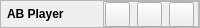
     <widget class="QFrame" name="topFrame">
      <property name="minimumSize">
       <size>
        <width>0</width>
        <height>28</height>
       </size>
      </property>
      <property name="maximumSize">
       <size>
        <width>16777215</width>
        <height>28</height>
       </size>
      </property>
      <property name="frameShape">
       <enum>QFrame::StyledPanel</enum>
      </property>
      <property name="frameShadow">
       <enum>QFrame::Raised</enum>
      </property>
      <layout class="QHBoxLayout" name="horizontalLayout_2">
       <property name="spacing">
        <number>0</number>
       </property>
       <property name="leftMargin">
        <number>6</number>
       </property>
       <property name="topMargin">
        <number>0</number>
       </property>
       <property name="rightMargin">
        <number>0</number>
       </property>
       <property name="bottomMargin">
        <number>0</number>
       </property>
       <item>
        <widget class="QLabel" name="logo">
         <property name="font">
          <font>
           <family>Arial</family>
           <weight>75</weight>
           <bold>true</bold>
          </font>
         </property>
         <property name="text">
          <string>AB Player</string>
         </property>
        </widget>
       </item>
       <item>
        <widget class="QFrame" name="topBtnFrame">
         <property name="sizePolicy">
          <sizepolicy hsizetype="Preferred" vsizetype="Expanding">
           <horstretch>0</horstretch>
           <verstretch>0</verstretch>
          </sizepolicy>
         </property>
         <property name="maximumSize">
          <size>
           <width>100</width>
           <height>16777215</height>
          </size>
         </property>
         <property name="frameShape">
          <enum>QFrame::StyledPanel</enum>
         </property>
         <property name="frameShadow">
          <enum>QFrame::Raised</enum>
         </property>
         <layout class="QHBoxLayout" name="horizontalLayout">
          <property name="leftMargin">
           <number>0</number>
          </property>
          <property name="topMargin">
           <number>0</number>
          </property>
          <property name="rightMargin">
           <number>0</number>
          </property>
          <property name="bottomMargin">
           <number>0</number>
          </property>
          <item>
           <widget class="QPushButton" name="minimizeAppBtn">
            <property name="minimumSize">
             <size>
              <width>25</width>
              <height>25</height>
             </size>
            </property>
            <property name="maximumSize">
             <size>
              <width>25</width>
              <height>25</height>
             </size>
            </property>
            <property name="text">
             <string/>
            </property>
            <property name="icon">
             <iconset resource="resources/icons.qrc">
              <normaloff>:/other/dash.svg</normaloff>:/other/dash.svg</iconset>
            </property>
            <property name="iconSize">
             <size>
              <width>14</width>
              <height>14</height>
             </size>
            </property>
           </widget>
          </item>
          <item>
           <widget class="QPushButton" name="fullscreenAppBtn">
            <property name="minimumSize">
             <size>
              <width>25</width>
              <height>25</height>
             </size>
            </property>
            <property name="maximumSize">
             <size>
              <width>25</width>
              <height>25</height>
             </size>
            </property>
            <property name="text">
             <string/>
            </property>
            <property name="icon">
             <iconset resource="resources/icons.qrc">
              <normaloff>:/other/square.svg</normaloff>:/other/square.svg</iconset>
            </property>
            <property name="iconSize">
             <size>
              <width>14</width>
              <height>14</height>
             </size>
            </property>
           </widget>
          </item>
          <item>
           <widget class="QPushButton" name="closeAppBtn">
            <property name="minimumSize">
             <size>
              <width>25</width>
              <height>25</height>
             </size>
            </property>
            <property name="maximumSize">
             <size>
              <width>25</width>
              <height>25</height>
             </size>
            </property>
            <property name="text">
             <string/>
            </property>
            <property name="icon">
             <iconset resource="resources/icons.qrc">
              <normaloff>:/other/x.svg</normaloff>:/other/x.svg</iconset>
            </property>
            <property name="iconSize">
             <size>
              <width>14</width>
              <height>14</height>
             </size>
            </property>
           </widget>
          </item>
         </layout>
        </widget>
       </item>
      </layout>
     </widget>
